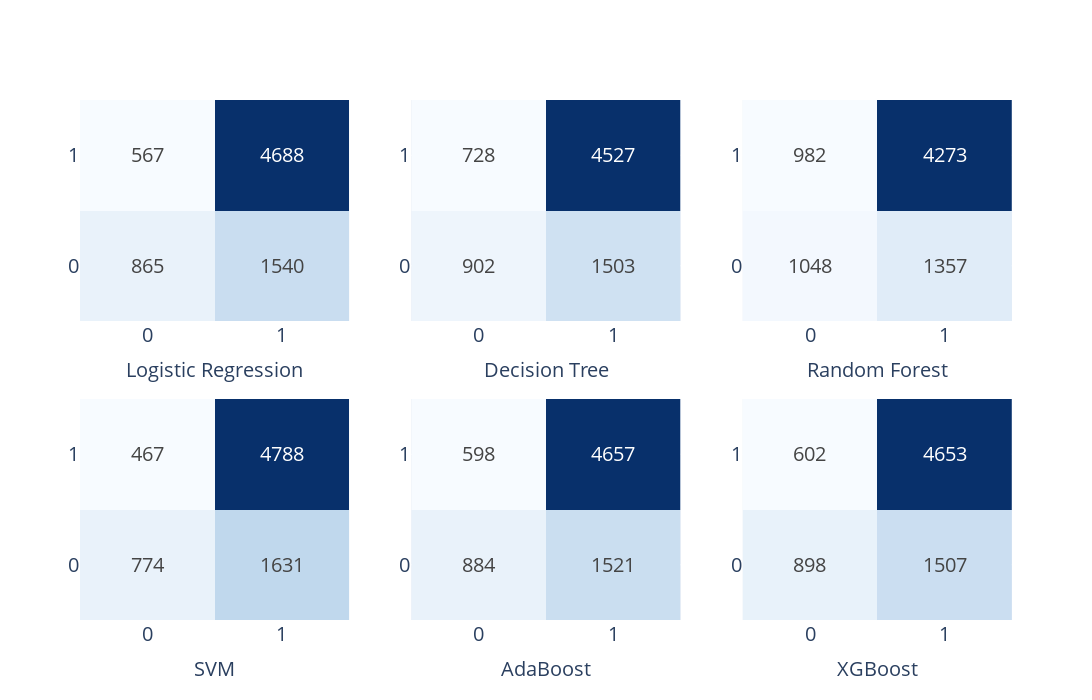

Notebook code for this chart:
### Code cell
fig = make_subplots(rows=2, cols=3)

fig.add_trace(
    go.Heatmap(
        z=lr_cm, 
        x=['0', '1'], 
        y=['0', '1'], 
        colorscale='Blues',
        text=lr_cm,
        texttemplate="%{text}",
        textfont=dict(size=20),
        showscale=False,
    ),
    row=1, col=1
)

fig.add_trace(
    go.Heatmap(
        z=dt_cm, 
        x=['0', '1'], 
        y=['0', '1'], 
        colorscale='Blues',
        text=dt_cm,
        texttemplate="%{text}",
        textfont=dict(size=20),
        showscale=False,
    ),
    row=1, col=2
)


fig.add_trace(
    go.Heatmap(
        z=rf_cm, 
        x=['0', '1'], 
        y=['0', '1'], 
        colorscale='Blues',
        text=rf_cm,
        texttemplate="%{text}",
        textfont=dict(size=20),
        showscale=False,
    ),
    row=1, col=3
)

fig.add_trace(
    go.Heatmap(
        z=svm_cm, 
        x=['0', '1'], 
        y=['0', '1'], 
        colorscale='Blues',
        text=svm_cm,
        texttemplate="%{text}",
        textfont=dict(size=20),
        showscale=False
    ),
    row=2, col=1
)

fig.add_trace(
    go.Heatmap(
        z=ada_cm, 
        x=['0', '1'], 
        y=['0', '1'], 
        colorscale='Blues',
        text=ada_cm,
        texttemplate="%{text}",
        textfont=dict(size=20),
        showscale=False
    ),
    row=2, col=2
)

fig.add_trace(
    go.Heatmap(
        z=xgbc_cm, 
        x=['0', '1'], 
        y=['0', '1'], 
        colorscale='Blues',
        text=xgbc_cm,
        texttemplate="%{text}",
        textfont=dict(size=20),
        showscale=False
    ),
    row=2, col=3
)

fig.update_xaxes(title_text="Logistic Regression", row=1, col=1)
fig.update_xaxes(title_text="Decision Tree", row=1, col=2)
fig.update_xaxes(title_text="Random Forest", row=1, col=3)
fig.update_xaxes(title_text="SVM", row=2, col=1)
fig.update_xaxes(title_text="AdaBoost", row=2, col=2)
fig.update_xaxes(title_text="XGBoost", row=2, col=3)
for row in range(1, 3):
    for col in range(1, 4):
        fig.update_xaxes(tickfont=dict(size=20), row=row, col=col)
        fig.update_yaxes(tickfont=dict(size=20), row=row, col=col)
        fig.update_xaxes(title_font=dict(size=20), row=row, col=col)

fig.update_layout(
    width=1300, 
    height=700   
)

fig.write_image('data/images/vanilla_model_cm.png', width=1920, height=1080)
fig.show()

### Figure 1 — Plotly figure (JSON) as saved in the notebook; plotly's stock layout.template omitted (floating-point values rounded to 4 significant figures)
{"data": [{"colorscale": [[0, "rgb(247,251,255)"], [0.125, "rgb(222,235,247)"], [0.25, "rgb(198,219,239)"], [0.375, "rgb(158,202,225)"], [0.5, "rgb(107,174,214)"], [0.625, "rgb(66,146,198)"], [0.75, "rgb(33,113,181)"], [0.875, "rgb(8,81,156)"], [1, "rgb(8,48,107)"]], "showscale": false, "text": [[865, 1540], [567, 4688]], "textfont": {"size": 20}, "texttemplate": "%{text}", "type": "heatmap", "x": ["0", "1"], "xaxis": "x", "y": ["0", "1"], "yaxis": "y", "z": [[865, 1540], [567, 4688]]}, {"colorscale": [[0, "rgb(247,251,255)"], [0.125, "rgb(222,235,247)"], [0.25, "rgb(198,219,239)"], [0.375, "rgb(158,202,225)"], [0.5, "rgb(107,174,214)"], [0.625, "rgb(66,146,198)"], [0.75, "rgb(33,113,181)"], [0.875, "rgb(8,81,156)"], [1, "rgb(8,48,107)"]], "showscale": false, "text": [[902, 1503], [728, 4527]], "textfont": {"size": 20}, "texttemplate": "%{text}", "type": "heatmap", "x": ["0", "1"], "xaxis": "x2", "y": ["0", "1"], "yaxis": "y2", "z": [[902, 1503], [728, 4527]]}, {"colorscale": [[0, "rgb(247,251,255)"], [0.125, "rgb(222,235,247)"], [0.25, "rgb(198,219,239)"], [0.375, "rgb(158,202,225)"], [0.5, "rgb(107,174,214)"], [0.625, "rgb(66,146,198)"], [0.75, "rgb(33,113,181)"], [0.875, "rgb(8,81,156)"], [1, "rgb(8,48,107)"]], "showscale": false, "text": [[1048, 1357], [982, 4273]], "textfont": {"size": 20}, "texttemplate": "%{text}", "type": "heatmap", "x": ["0", "1"], "xaxis": "x3", "y": ["0", "1"], "yaxis": "y3", "z": [[1048, 1357], [982, 4273]]}, {"colorscale": [[0, "rgb(247,251,255)"], [0.125, "rgb(222,235,247)"], [0.25, "rgb(198,219,239)"], [0.375, "rgb(158,202,225)"], [0.5, "rgb(107,174,214)"], [0.625, "rgb(66,146,198)"], [0.75, "rgb(33,113,181)"], [0.875, "rgb(8,81,156)"], [1, "rgb(8,48,107)"]], "showscale": false, "text": [[774, 1631], [467, 4788]], "textfont": {"size": 20}, "texttemplate": "%{text}", "type": "heatmap", "x": ["0", "1"], "xaxis": "x4", "y": ["0", "1"], "yaxis": "y4", "z": [[774, 1631], [467, 4788]]}, {"colorscale": [[0, "rgb(247,251,255)"], [0.125, "rgb(222,235,247)"], [0.25, "rgb(198,219,239)"], [0.375, "rgb(158,202,225)"], [0.5, "rgb(107,174,214)"], [0.625, "rgb(66,146,198)"], [0.75, "rgb(33,113,181)"], [0.875, "rgb(8,81,156)"], [1, "rgb(8,48,107)"]], "showscale": false, "text": [[884, 1521], [598, 4657]], "textfont": {"size": 20}, "texttemplate": "%{text}", "type": "heatmap", "x": ["0", "1"], "xaxis": "x5", "y": ["0", "1"], "yaxis": "y5", "z": [[884, 1521], [598, 4657]]}, {"colorscale": [[0, "rgb(247,251,255)"], [0.125, "rgb(222,235,247)"], [0.25, "rgb(198,219,239)"], [0.375, "rgb(158,202,225)"], [0.5, "rgb(107,174,214)"], [0.625, "rgb(66,146,198)"], [0.75, "rgb(33,113,181)"], [0.875, "rgb(8,81,156)"], [1, "rgb(8,48,107)"]], "showscale": false, "text": [[898, 1507], [602, 4653]], "textfont": {"size": 20}, "texttemplate": "%{text}", "type": "heatmap", "x": ["0", "1"], "xaxis": "x6", "y": ["0", "1"], "yaxis": "y6", "z": [[898, 1507], [602, 4653]]}], "layout": {"height": 700, "width": 1300, "xaxis": {"anchor": "y", "autorange": true, "domain": [0, 0.2889], "range": [-0.5, 1.5], "tickfont": {"size": 20}, "title": {"font": {"size": 20}, "text": "Logistic Regression"}, "type": "category"}, "xaxis2": {"anchor": "y2", "autorange": true, "domain": [0.3556, 0.6444], "range": [-0.5, 1.5], "tickfont": {"size": 20}, "title": {"font": {"size": 20}, "text": "Decision Tree"}, "type": "category"}, "xaxis3": {"anchor": "y3", "autorange": true, "domain": [0.7111, 1], "range": [-0.5, 1.5], "tickfont": {"size": 20}, "title": {"font": {"size": 20}, "text": "Random Forest"}, "type": "category"}, "xaxis4": {"anchor": "y4", "autorange": true, "domain": [0, 0.2889], "range": [-0.5, 1.5], "tickfont": {"size": 20}, "title": {"font": {"size": 20}, "text": "SVM"}, "type": "category"}, "xaxis5": {"anchor": "y5", "autorange": true, "domain": [0.3556, 0.6444], "range": [-0.5, 1.5], "tickfont": {"size": 20}, "title": {"font": {"size": 20}, "text": "AdaBoost"}, "type": "category"}, "xaxis6": {"anchor": "y6", "autorange": true, "domain": [0.7111, 1], "range": [-0.5, 1.5], "tickfont": {"size": 20}, "title": {"font": {"size": 20}, "text": "XGBoost"}, "type": "category"}, "yaxis": {"anchor": "x", "autorange": true, "domain": [0.575, 1], "range": [-0.5, 1.5], "tickfont": {"size": 20}, "type": "category"}, "yaxis2": {"anchor": "x2", "autorange": true, "domain": [0.575, 1], "range": [-0.5, 1.5], "tickfont": {"size": 20}, "type": "category"}, "yaxis3": {"anchor": "x3", "autorange": true, "domain": [0.575, 1], "range": [-0.5, 1.5], "tickfont": {"size": 20}, "type": "category"}, "yaxis4": {"anchor": "x4", "autorange": true, "domain": [0, 0.425], "range": [-0.5, 1.5], "tickfont": {"size": 20}, "type": "category"}, "yaxis5": {"anchor": "x5", "autorange": true, "domain": [0, 0.425], "range": [-0.5, 1.5], "tickfont": {"size": 20}, "type": "category"}, "yaxis6": {"anchor": "x6", "autorange": true, "domain": [0, 0.425], "range": [-0.5, 1.5], "tickfont": {"size": 20}, "type": "category"}}}
